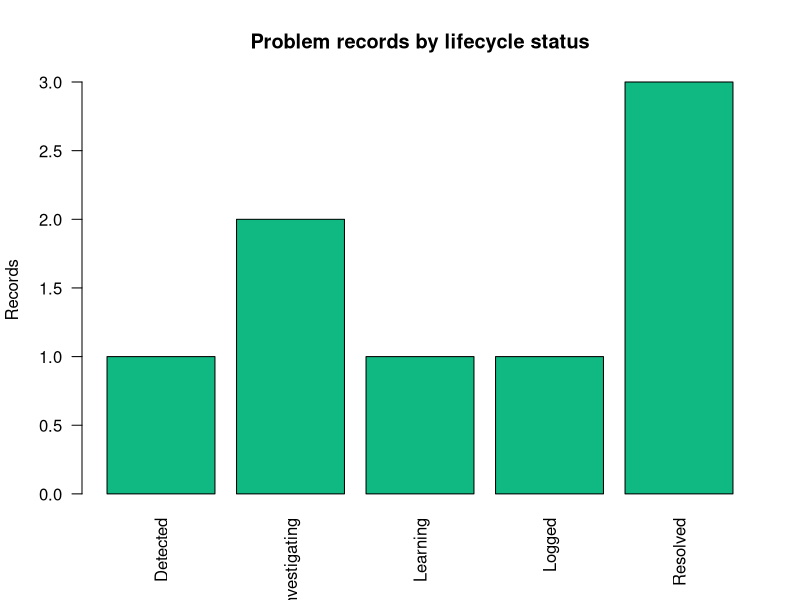

Write R code to recreate this figure.
dir.create("output", showWarnings = FALSE)
d <- read.csv("data/incidents.csv", stringsAsFactors = FALSE)
required <- c("problem_id","service","status","severity","detected_at","restored_at","owner","repeat_count")
stopifnot(all(required %in% names(d)), !anyDuplicated(d$problem_id))
valid_status <- c("Detected","Logged","Investigating","Resolved","Learning")
if (any(!d$status %in% valid_status)) stop("Invalid lifecycle status")
d$detected_at <- as.POSIXct(d$detected_at, tz="UTC")
d$restored_at <- as.POSIXct(ifelse(d$restored_at=="", NA, d$restored_at), tz="UTC")
d$hours_to_restore <- as.numeric(difftime(d$restored_at, d$detected_at, units="hours"))
if (any(d$hours_to_restore < 0, na.rm=TRUE)) stop("Negative duration")
d$ageing_days <- ifelse(is.na(d$restored_at), as.numeric(difftime(as.POSIXct("2026-08-20 09:00", tz="UTC"), d$detected_at, units="days")), 0)
summary <- aggregate(problem_id ~ status, d, length)
names(summary)[2] <- "problem_count"
summary$share_pct <- round(100 * summary$problem_count / nrow(d), 1)
write.csv(summary, "output/lifecycle_summary.csv", row.names=FALSE)
ageing <- d[is.na(d$restored_at), c("problem_id","service","status","severity","owner","repeat_count","ageing_days")]
ageing <- ageing[order(-ageing$ageing_days), ]
write.csv(ageing, "output/ageing_problems.csv", row.names=FALSE)
png("output/lifecycle_status.png", 1200, 700)
barplot(summary$problem_count, names.arg=summary$status, col="#10B981", las=2, main="Problem records by lifecycle status", ylab="Records")
dev.off()
stopifnot(sum(summary$problem_count)==nrow(d), nrow(ageing)>=1)
cat("LAB 01 PASS\n")
